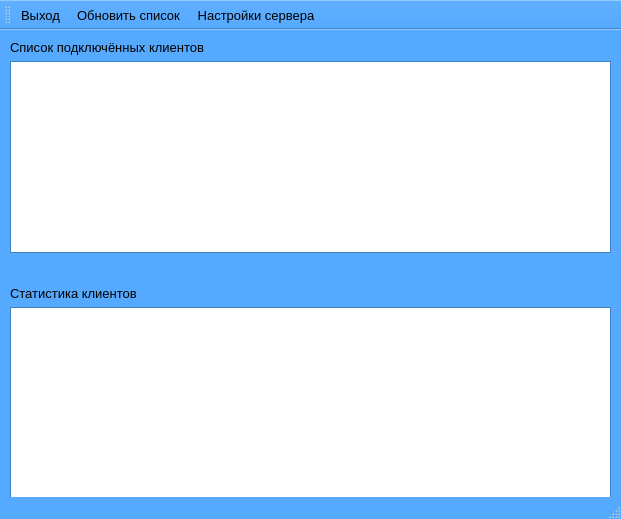
<?xml version="1.0" encoding="UTF-8"?>
<ui version="4.0">
 <class>ServerGui</class>
 <widget class="QMainWindow" name="ServerGui">
  <property name="geometry">
   <rect>
    <x>0</x>
    <y>0</y>
    <width>621</width>
    <height>519</height>
   </rect>
  </property>
  <property name="sizePolicy">
   <sizepolicy hsizetype="Fixed" vsizetype="Fixed">
    <horstretch>0</horstretch>
    <verstretch>0</verstretch>
   </sizepolicy>
  </property>
  <property name="palette">
   <palette>
    <active>
     <colorrole role="Base">
      <brush brushstyle="SolidPattern">
       <color alpha="255">
        <red>255</red>
        <green>255</green>
        <blue>255</blue>
       </color>
      </brush>
     </colorrole>
     <colorrole role="Window">
      <brush brushstyle="SolidPattern">
       <color alpha="255">
        <red>85</red>
        <green>170</green>
        <blue>255</blue>
       </color>
      </brush>
     </colorrole>
    </active>
    <inactive>
     <colorrole role="Base">
      <brush brushstyle="SolidPattern">
       <color alpha="255">
        <red>255</red>
        <green>255</green>
        <blue>255</blue>
       </color>
      </brush>
     </colorrole>
     <colorrole role="Window">
      <brush brushstyle="SolidPattern">
       <color alpha="255">
        <red>85</red>
        <green>170</green>
        <blue>255</blue>
       </color>
      </brush>
     </colorrole>
    </inactive>
    <disabled>
     <colorrole role="Base">
      <brush brushstyle="SolidPattern">
       <color alpha="255">
        <red>85</red>
        <green>170</green>
        <blue>255</blue>
       </color>
      </brush>
     </colorrole>
     <colorrole role="Window">
      <brush brushstyle="SolidPattern">
       <color alpha="255">
        <red>85</red>
        <green>170</green>
        <blue>255</blue>
       </color>
      </brush>
     </colorrole>
    </disabled>
   </palette>
  </property>
  <property name="windowTitle">
   <string>Сервер</string>
  </property>
  <property name="windowIcon">
   <iconset>
    <normaloff>C:/Users/Alexander/Desktop/icons-24/alarm-clock.png</normaloff>C:/Users/Alexander/Desktop/icons-24/alarm-clock.png</iconset>
  </property>
  <widget class="QWidget" name="centralwidget">
   <widget class="QWidget" name="">
    <property name="geometry">
     <rect>
      <x>10</x>
      <y>10</y>
      <width>601</width>
      <height>459</height>
     </rect>
    </property>
    <layout class="QGridLayout" name="gridLayout">
     <item row="0" column="0">
      <widget class="QLabel" name="labelListClients">
       <property name="sizePolicy">
        <sizepolicy hsizetype="Fixed" vsizetype="Fixed">
         <horstretch>0</horstretch>
         <verstretch>0</verstretch>
        </sizepolicy>
       </property>
       <property name="font">
        <font>
         <pointsize>10</pointsize>
        </font>
       </property>
       <property name="text">
        <string>Список подключённых клиентов</string>
       </property>
      </widget>
     </item>
     <item row="1" column="0">
      <widget class="QTableView" name="tableViewListClients">
       <property name="font">
        <font>
         <pointsize>10</pointsize>
        </font>
       </property>
      </widget>
     </item>
     <item row="2" column="0">
      <spacer name="verticalSpacer">
       <property name="orientation">
        <enum>Qt::Vertical</enum>
       </property>
       <property name="sizeHint" stdset="0">
        <size>
         <width>20</width>
         <height>17</height>
        </size>
       </property>
      </spacer>
     </item>
     <item row="3" column="0">
      <widget class="QLabel" name="labelStatClients">
       <property name="sizePolicy">
        <sizepolicy hsizetype="Fixed" vsizetype="Fixed">
         <horstretch>0</horstretch>
         <verstretch>0</verstretch>
        </sizepolicy>
       </property>
       <property name="font">
        <font>
         <pointsize>10</pointsize>
        </font>
       </property>
       <property name="text">
        <string>Статистика клиентов</string>
       </property>
      </widget>
     </item>
     <item row="4" column="0">
      <widget class="QTableView" name="tableViewStatClients">
       <property name="font">
        <font>
         <pointsize>10</pointsize>
        </font>
       </property>
      </widget>
     </item>
    </layout>
   </widget>
  </widget>
  <widget class="QStatusBar" name="statusbarServer"/>
  <widget class="QToolBar" name="toolBar">
   <property name="windowTitle">
    <string>toolBar</string>
   </property>
   <attribute name="toolBarArea">
    <enum>TopToolBarArea</enum>
   </attribute>
   <attribute name="toolBarBreak">
    <bool>false</bool>
   </attribute>
   <addaction name="exitAction"/>
   <addaction name="refreshAction"/>
   <addaction name="configAction"/>
  </widget>
  <action name="exitAction">
   <property name="checkable">
    <bool>true</bool>
   </property>
   <property name="text">
    <string>Выход</string>
   </property>
   <property name="toolTip">
    <string>Выход</string>
   </property>
   <property name="font">
    <font>
     <pointsize>10</pointsize>
    </font>
   </property>
   <property name="shortcut">
    <string>Ctrl+Q</string>
   </property>
  </action>
  <action name="refreshAction">
   <property name="text">
    <string>Обновить список</string>
   </property>
   <property name="toolTip">
    <string>Обновить список</string>
   </property>
   <property name="font">
    <font>
     <pointsize>10</pointsize>
    </font>
   </property>
  </action>
  <action name="configAction">
   <property name="text">
    <string>Настройки сервера</string>
   </property>
   <property name="toolTip">
    <string>Настройки сервера</string>
   </property>
   <property name="font">
    <font>
     <pointsize>10</pointsize>
    </font>
   </property>
  </action>
 </widget>
 <resources/>
 <connections/>
</ui>
